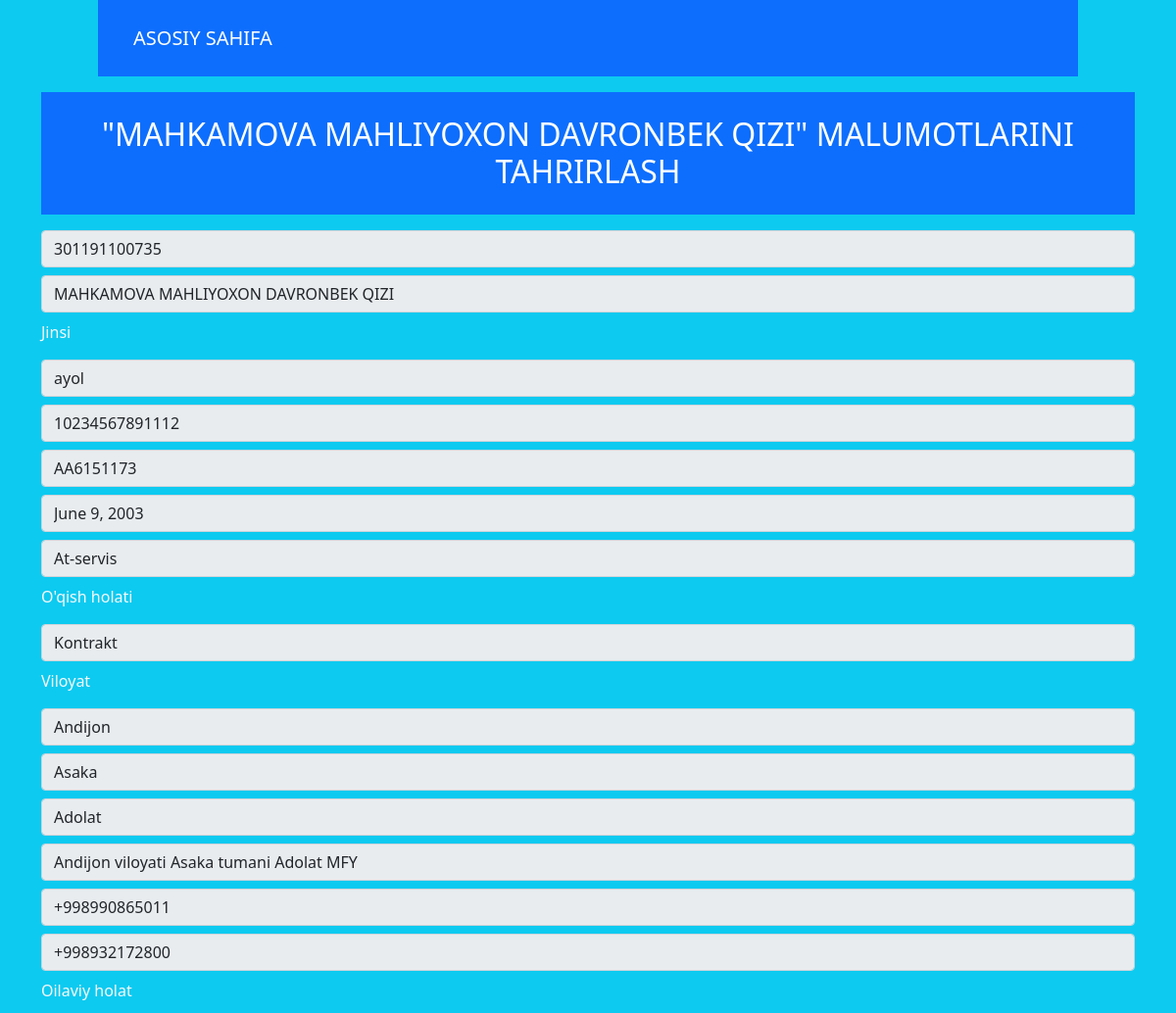
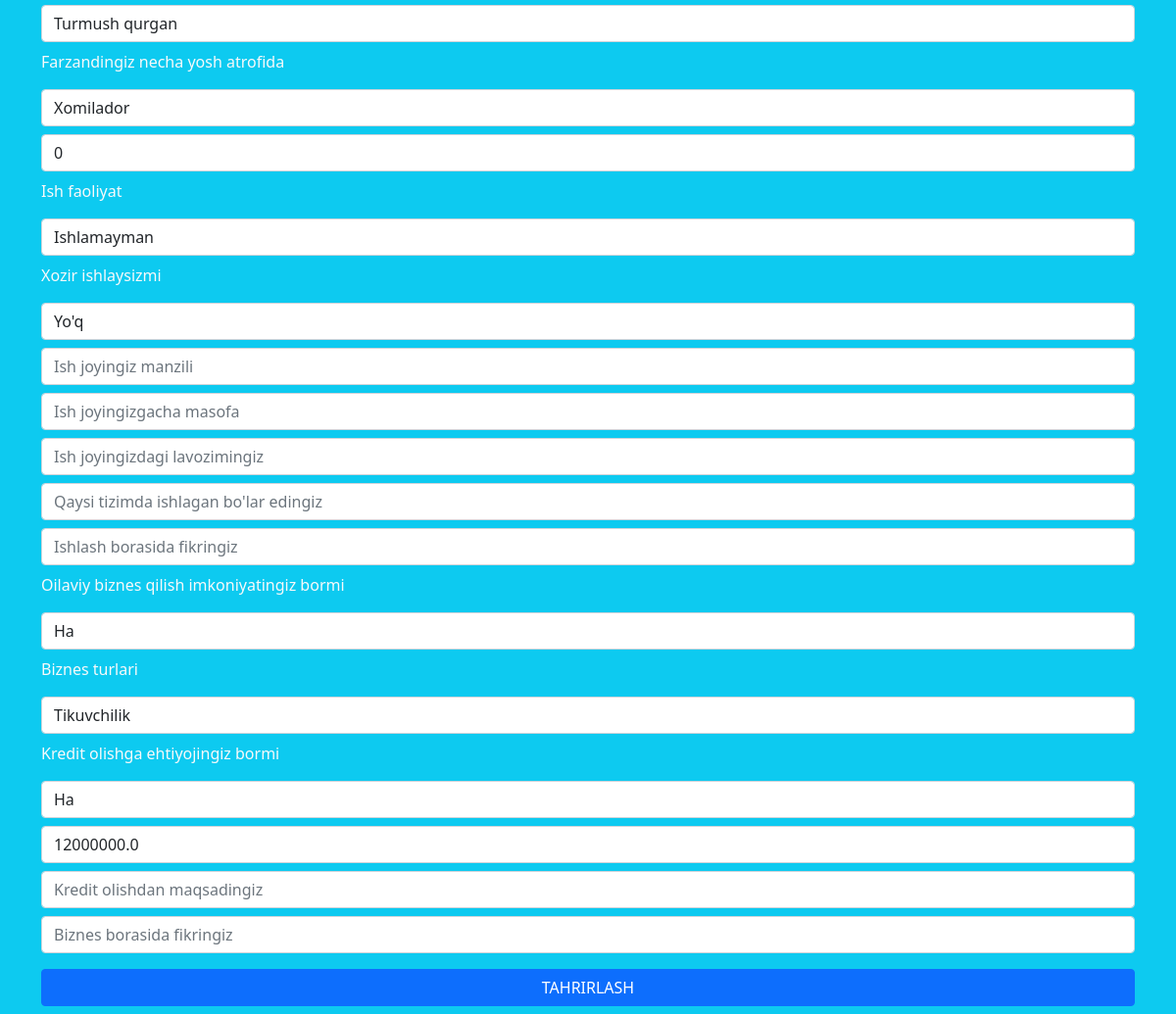
Page /update/5 on the committed database (2 pictures, top to bottom).
### app/models.py (models this page shows, shortened)
class Talabalar(models.Model):
    hemis_id = models.IntegerField(verbose_name="Hemis Id", help_text="Bu yerga faqat raqam yozish kerak !")
    fish = models.CharField(max_length=100, verbose_name="Bitiruvchi to'liq ismi", blank=False, null=False)
    jinsi = models.CharField(max_length=5, verbose_name="Bitiruvchi jinsi", blank=False, null=False)
    pasport_jshshr = models.IntegerField(verbose_name="Bitiruvchi pasport jshshr raqami", help_text="Bu yerga faqat raqam yozish kerak")
    pasport_seriya = models.CharField(max_length=9, verbose_name="Bitiruvchi pasport seriya belgilari", blank=False, null=False)
    tugilgan_sana = models.DateField(auto_now_add=False, auto_now=False, verbose_name="Bitiruvchi tug'ilgan sanasi", help_text="shu tariqa yozing 2000-03-09", blank=True)
    yonalish_nomi = models.CharField(max_length=100, verbose_name="Bitiruvchi mutaxassisligi (yo'nalishi)", help_text="Iltimos to'liq nomini yozing", blank=False, null=False)
    grant_kontrakt = models.CharField(max_length=22, verbose_name="O'qish turi", help_text="Grand yoki Kontrakt", blank=False, null=False)
    viloyat = models.CharField(max_length=25, verbose_name="Bitiruvchi viloyati", blank=False, null=False)
    tuman = models.CharField(max_length=80, verbose_name="Bitiruvchi tumani", blank=False, null=False)
    mfy = models.CharField(max_length=80, verbose_name="Bitiruvchi MFY nomi", blank=False, null=False)
    umumiy_manzil = models.CharField(max_length=200, blank=False, verbose_name="Bitiruvchi to'liq manzili", help_text="viloyati tumani mahallasi kocha nomi", null=False)
    telefon1 = models.CharField(max_length=13, verbose_name="Bitiruvchi telefon raqami", help_text="1-telefon raqam", blank=False, null=False)
    telefon2 = models.CharField(max_length=14, verbose_name="Bitiruvchi telefon raqami", help_text="2-telefon raqam", blank=False, null=False)
    oila = models.CharField(max_length=18, verbose_name="Oilaviy holati", help_text="turmush qurgan yoki qurmagan", blank=True, null=True)
    farzand = models.CharField(max_length=12, verbose_name="Farzandingiz yoshi", help_text="nechi yosh atrofida", blank=True, null=True)
    farzand_yoshi = models.IntegerField(verbose_name="Farzandingiz yoshi", help_text="frazandingiz yo'q bo'lsa iltimos 0 raqamini kiriting ")
    ish_faoliyat = models.CharField(max_length=30, verbose_name="Ish faoliyatingiz", help_text="buyruq asosida, soatbay yoki ishsiz shulardan birini yozing", blank=True, null=True)
    xozirgi_ish = models.CharField(max_length=3, verbose_name="Xozirgi ishlaysizmi", help_text="ha yoki yoq", blank=True, null=True)
    ish_manzil = models.CharField(max_length=200, verbose_name="Ish joyingiz manzili", help_text="iltimos to'liq kiritng", blank=True, null=True)
    ish_masofa = models.CharField(max_length=20, verbose_name="Ish joyingizgacha masofa", help_text="uyingizdan ishingizgacha masofa", blank=True, null=True)
    lavozim = models.CharField(max_length=15, verbose_name="Ish joyingizdagi lavozimingiz", blank=True, null=True)
    qaysi_tizimda_ishlash = models.CharField(max_length=120, verbose_name="Qaysi tizimda ishlamoqchisiz", help_text="agar hozirda ishsiz bo'lsangiz kelajakda qaysi tizimda ishlamoqchisiz", blank=True, null=True)
    qoshimcha_izoh = models.TextField(verbose_name="Ishlash borasida izoxingiz", help_text="to'liqroq va aniqroq", blank=True, null=True)
    oilaviy_biznes = models.CharField(max_length=3, verbose_name="Oilaviz biznesga imkoniyatingiz bormi", help_text="ha yoki yo'q", blank=True, null=True)
    oilaviy_biznes2 = models.CharField(max_length=22, verbose_name="Qaysi biznes bilan shug'ullanmoqchisiz", help_text="dehqonchilik chorvachilik, ...", blank=True, null=True)
    kredit_olish = models.CharField(max_length=3, verbose_name="Kredit olishga ehtiyojingiz bormi", blank=True, help_text="ha yoki yo'q", null=True)
    kredit_summa = models.FloatField(verbose_name="Kredit miqdorini kiritng", help_text="agra kredit olmoqchi bo'lmasangiz iltimos 0 sonini kiritng")
    kredit_maqsad = models.CharField(max_length=150, verbose_name="Kredit olishdan maqsadingiz", help_text="maqsadingiz haqida qisqacha", blank=True, null=True)
    biznes_izox = models.TextField(verbose_name="Biznes qilish borasida izoxlaringiz", help_text="to'liqroq va aniqroq", blank=True, null=True)
    objects = models.Manager()

### app/views.py (the view, shortened to what this page needs)
# urls.py: path('update/<id>', views.update, name='update'),
def update(request, id):  # sourcery skip: extract-method, remove-unreachable-code
    d = Talabalar.objects.get(id=id)
    context = {
        "d":d
    }
    return render(request, 'edit.html', context)

### templates/edit.html (shortened to what this page needs)
<!doctype html>
<html lang="en">
  <head>
    <link href="https://cdn.jsdelivr.net/npm/bootstrap@5.1.3/dist/css/bootstrap.min.css" rel="stylesheet">
  </head>
  <body class=" bg-info text-light">
        <nav class="bg-primary p-4 col-10 mx-auto navbar-expand-lg navbar-dark bg-primary">
          <div class="container-fluid">
            <a class="navbar-brand" href="/">ASOSIY SAHIFA</a>
          </div>
        </nav>
        <div class="container ">
            <div class="row">
                <div>
                    <h2 class="text-white bg-primary text-center p-4 mt-3 col-12 mx-auto  d-inline-block">"{{d.fish}}" MALUMOTLARINI TAHRIRLASH</h2>
                    <br>
                    <form action="/update/{{d.id}}" method="post">
                        <div class="form-group">
                            <input class="form-control mt-2" placeholder="Hemis raqami" name="hemis_id" value="{{d.hemis_id}}" disabled>
                        </div>
                        <div class="form-group">
                            <input class="form-control mt-2" placeholder="Familya Ism Sharif" name="fish" value="{{d.fish}}" disabled>
                        </div>
                        <div class="form-group ">
                            <p class="mt-2">Jinsi</p>
                            <select id="jinsi" class="form-control mt-2" name="jinsi" disabled>
                              <option selected >{{d.jinsi}}</option>
                            </select>
                        </div>
                        <div class="form-group">
                            <input class="form-control mt-2" placeholder="Pasport jshshr raqami" name="pasport_jshshr" value="{{d.pasport_jshshr}}" disabled>
                        </div>
                        <div class="form-group">
                            <input class="form-control mt-2" placeholder="Pasport seriya raqami" name="pasport_seriya" value="{{d.pasport_seriya}}" disabled>
                        </div>
                        <div class="form-group">
                            <input class="form-control mt-2" placeholder="Tug'ilgan sanangiz (2000-02-23) Iltimos avval yil keyin oy keyin esa kun kiriting" name="tugilgan_sana" value="{{d.tugilgan_sana}}" disabled>
                        </div>
                        <div class="form-group">
                            <input class="form-control mt-2" placeholder="Yo'nalishi (mutaxassislik) nomi" name="yonalish_nomi" value="{{d.yonalish_nomi}}" disabled>
                        </div>
                        <div class="form-group col-12">
                            <p class="mt-2">O'qish holati</p>
                            <select id="grant_kontrakt" class="form-control mt-2" name="grant_kontrakt"  disabled>
                              <option selected>{{d.grant_kontrakt}}</option>
                            </select>
                        </div>
                            <div class="form-group col-12">
                                <p class="mt-2">Viloyat</p>
                                <select id="viloyat" class="form-control mt-2" name="viloyat" disabled>
                                  <option selected>{{d.viloyat}}</option>
                                </select>
                            </div>
                        <div class="form-group">
                            <input class="form-control mt-2" placeholder="Tuman" name="tuman" value="{{d.tuman}}" disabled>
                        </div>
                        <div class="form-group">
                            <input class="form-control mt-2" placeholder="MFY" name="mfy" value="{{d.mfy}}" disabled>
                        </div>
                        <div class="form-group">
                            <input class="form-control mt-2" placeholder="To'liq manzil" name="umumiy_manzil" value="{{d.umumiy_manzil}}" disabled>
                        </div>
                        <div class="form-group">
                            <input class="form-control mt-2" placeholder="1-telefon raqam" name="telefon1" value="{{d.telefon1}}" disabled>
                        </div>
                        <div class="form-group">
                            <input class="form-control mt-2" placeholder="2-telefon raqam" name="telefon2" value="{{d.telefon2}}" disabled>
                        </div>
                        <div class="form-group col-12">
                            <p class="mt-2">Oilaviy holat</p>
                            <select id="oila" class="form-control mt-2" name="oila">
                              <option selected>{{d.oila}}</option>
                            </select>
                        </div>
                        <div class="form-group col-12">
                            <p class="mt-2">Farzandingiz necha yosh atrofida</p>
                            <select id="farzand" class="form-control mt-2" name="farzand">
                              <option selected>{{d.farzand}}</option>
                            </select>
                        </div>
                        <div class="form-group">
                            <input class="form-control mt-2" placeholder="Farzandingiz yoshini to'liq kiriting" name="farzand_yoshi" value="{{d.farzand_yoshi}}">
                        </div>
                        <div class="form-group col-12">
                            <p class="mt-2">Ish faoliyat</p>
                            <select id="ish_faoliyat" class="form-control mt-0" name="ish_faoliyat">
                              <option selected>{{d.ish_faoliyat}}</option>
                            </select>
                        </div>
                        <div class="form-group col-12">
                            <p class="mt-2">Xozir ishlaysizmi</p>
                            <select id="xozirgi_ish" class="form-control mt-2" name="xozirgi_ish">
                              <option selected>{{d.xozirgi_ish}}</option>
                            </select>
                        </div>
                        <div class="form-group">
                            <input class="form-control mt-2" placeholder="Ish joyingiz manzili" name="ish_manzil" value="{{d.ish_manzil}}">
                        </div>
                        <div class="form-group">
                            <input class="form-control mt-2" placeholder="Ish joyingizgacha masofa" name="ish_masofa" value="{{d.ish_masofa}}">
                        </div>
                        <div class="form-group">
                            <input class="form-control mt-2" placeholder="Ish joyingizdagi lavozimingiz" name="lavozim" value="{{d.lavozim}}">
                        </div>
                        <div class="form-group">
                            <input class="form-control mt-2" placeholder="Qaysi tizimda ishlagan bo'lar edingiz" name="qaysi_tizimda_ishlash" value="{{d.qaysi_tizimda_ishlash}}">
                        </div>
                        <div class="form-group">
                            <input class="form-control mt-2" name="qoshimcha_izoh" value="{{d.qoshimcha_izoh}}" placeholder="Ishlash borasida fikringiz">
                          </div>
                        <div class="form-group col-12">
                            <p class="mt-2">Oilaviy biznes qilish imkoniyatingiz bormi</p>
                            <select id="oilaviy_biznes" class="form-control mt-2" name="oilaviy_biznes">
                              <option selected>{{d.oilaviy_biznes}}</option>
                            </select>
                        </div>
                        <div class="form-group col-12">
                            <p class="mt-2">Biznes turlari</p>
                            <select id="oilaviy_biznes2" class="form-control mt-2" name="oilaviy_biznes2">
                              <option selected>{{d.oilaviy_biznes2}}</option>
                            </select>
                        </div>
                        <div class="form-group col-12">
                            <p class="mt-2">Kredit olishga ehtiyojingiz bormi</p>
                            <select id="kredit_olish" class="form-control mt-2" name="kredit_olish">
                              <option selected>{{d.kredit_olish}}</option>
                            </select>
                        </div>
                        <div class="form-group">
                            <input class="form-control mt-2" placeholder="Qancha kredit summa olmoqchisiz" name="kredit_summa" value="{{d.kredit_summa}}">
                        </div>
                        <div class="form-group">
                            <input class="form-control mt-2" placeholder="Kredit olishdan maqsadingiz" name="kredit_maqsad" value="{{d.kredit_maqsad}}">
                        </div>
                        <div class="form-group">
                            <input class="form-control mt-2" name="biznes_izox" value="{{d.biznes_izox}}" placeholder="Biznes borasida fikringiz">
                        </div>
                        <div class="d-grid gap-2 mt-3">
                            <button class="btn btn-primary mb-2" type="submit">TAHRIRLASH</button>
                          </div>
                    </form>
                </div>
            </div>
        </div>
  </body>
</html>

### rows in the picture
Talabalar: fish "MAHKAMOVA MAHLIYOXON DAVRONBEK QIZI", hemis_id "301191100735", jinsi "ayol", pasport_jshshr "10234567891112", pasport_seriya "AA6151173", tugilgan_sana "June 9, 2003", yonalish_nomi "At-servis", grant_kontrakt "Kontrakt", viloyat "Andijon", tuman "Asaka", mfy "Adolat", umumiy_manzil "Andijon viloyati Asaka tumani Adolat MFY", telefon1 "+998990865011", telefon2 "+998932172800", oila "Turmush qurgan", farzand "Xomilador", farzand_yoshi "0", ish_faoliyat "Ishlamayman", xozirgi_ish "Yo'q", oilaviy_biznes "Ha", oilaviy_biznes2 "Tikuvchilik", kredit_olish "Ha", kredit_summa "12000000.0"
